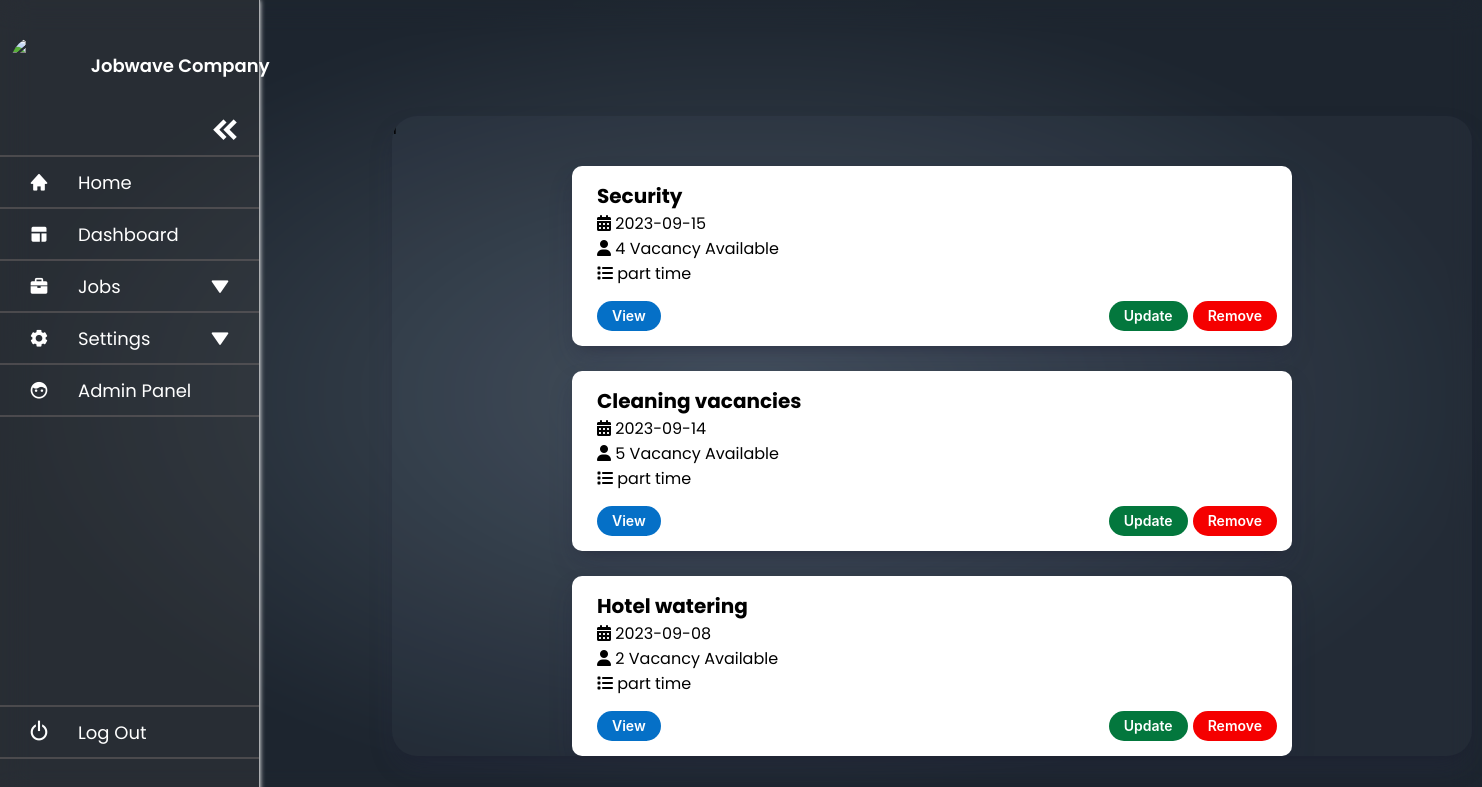
Screenshot of /job_list.php (signed in) with the database file from the repository.
### tables this page shows
CREATE TABLE `user` (
  `reg_id` int(20) NOT NULL,
  `user_name` varchar(200) NOT NULL,
  `user_type` varchar(50) NOT NULL,
  `email` varchar(250) NOT NULL,
  `phone_number` int(20) NOT NULL,
  `password` varchar(400) NOT NULL
);

CREATE TABLE `add_job` (
  `job_id` int(11) NOT NULL,
  `job_title` varchar(300) NOT NULL,
  `description` text NOT NULL,
  `num_of_vacancy` int(11) NOT NULL,
  `job_type` varchar(50) NOT NULL,
  `date` date NOT NULL,
  `time` time NOT NULL,
  `salary` decimal(10,2) NOT NULL,
  `com_id` int(11) NOT NULL,
  `post_time` datetime NOT NULL
);

### job_list.php (the view, shortened to what this page needs)
<!DOCTYPE html>
<html lang="en">
<head>
    <link rel="stylesheet" href="css/side_navigation.css">
    <link rel="stylesheet" href="css/job_list.css">
	<link href='https://unpkg.com/boxicons@2.1.4/css/boxicons.min.css' rel='stylesheet'>
    <link rel="stylesheet" href="https://cdnjs.cloudflare.com/ajax/libs/font-awesome/6.4.2/css/all.min.css">
</head>
<body>
    <?php
        include ('sidebar.php');
    ?>
    <div class="home_section">
        <div class="home_content" id="blur">
            <div style="display: flex;">
                <div class="company_ads">
                    <?php
                        echo $_SESSION['com_id'];
                        $query = "SELECT * FROM add_job WHERE com_id = $_SESSION[com_id]";
                        $result = mysqli_query($con, $query);
                        while($row = mysqli_fetch_assoc($result)){
                            $job_id = $row['job_id'];
                        ?>
                        <div class="ads">
                            <b><P class="jobtitle"><?php echo $row['job_title'];?></P></b>
                            <p><i class="fa-solid fa-calendar-days"></i> <?php echo $row['date'];?></p>
                            <p><i class="fa-solid fa-user"></i> <?php echo $row['num_of_vacancy']; ?> Vacancy Available</p>
                            <p><i class="fa-solid fa-list"></i> <?php echo $row['job_type']; ?></p>
                            <a href="job_view.php?i=<?php echo $job_id?>"><button type="8" class="buttonView" id="buttonView" role="button"  > View </button></a>
                            <a href="script.php?id=<?php echo $job_id ?>&action=delete"><button  type="button" class="buttonRemove" role="button"> Remove </button></a>
                            <a href="script.php?id=<?php echo $job_id ?>&action=update"> <button class="buttonUpdate" role="button"> Update </button></a>
                        </div>
                    <?php
                    }
                    ?>
                </div>
            </div>
        </div>
    </div>
</body>
</html>

### sidebar.php (shortened to what this page needs)
<?php
    include ('include/connection.php');
    if(isset($_SESSION['reg_id'])){
        $id = $_SESSION['reg_id'];
        $query = "SELECT work_image as image_name FROM work_profile WHERE reg_id = $id UNION ALL SELECt com_image as image_name FROM com_profile WHERE reg_id = $id";
        $query_result = mysqli_query($con, $query);
        $image_row = mysqli_fetch_assoc($query_result);
        $num_row = mysqli_num_rows($query_result);
            if($num_row > 0){
                $image_path = "uploads/$image_row[image_name]";
            }
            else{
                $image_path ="uploads/logo.png";
            }
        $user_query= "SELECT user_name, user_type FROM user WHERE reg_id = $id";
        $result = mysqli_query($con, $user_query);
        $user_row = mysqli_fetch_assoc($result);
        $user_type = $user_row['user_type'];
        $user_name = $user_row['user_name'];
        if($user_type == 'admin'){
        ?>
            <div class="sidebar">
                <div class="user_details">
                    <div class="user_img">
                        <img src="uploads/logo.png" >
                    </div>
                    <div class="data_line">
                        <span class="user_data"><?php echo $user_name ?></span>
                        <span class="user_data2">UOJ Project Group</span>
                    </div>
                </div>
                <div class="open_close">
                    <i class='bx bxs-chevrons-left icon' ></i>
                </div>
                <ul class="nav_list">
                    <li>
                        <a href="home.php">
                            <i class='bx bxs-home' ></i>
                        <span class="link_name">Home</span>
                        </a>
                        <ul class="sub_menu blank">
                            <li><a class="link_name" href="home.php">Home</a></li>
                        </ul>
                    </li>
                    <li>
                        <a href="admin_dashboard.php">
                            <i class='bx bxs-layout'></i>
                        <span class="link_name">Dashboard</span>
                        </a>
                        <ul class="sub_menu blank">
                            <li><a class="link_name" href="#">Dashboard</a></li>
                        </ul>
                    </li>
                    <li>
                        <a href="admin_company.php">
                            <i class='bx bxs-buildings'></i>
                        <span class="link_name">Company</span>
                        </a>
                        <ul class="sub_menu blank">
                            <li><a class="link_name" href="#">Company</a></li>
                        </ul>
                    </li>
                    <li>
                        <a href="admin_worker.php">
                            <i class='bx bxs-hard-hat' ></i>
                        <span class="link_name">Workers</span>
                        </a>
                        <ul class="sub_menu blank">
                            <li><a class="link_name" href="#">Workers</a></li>
                        </ul>
                    </li>
                    <li>
                        <a href="admin_jobs.php">
                            <i class='bx bxs-briefcase' ></i>
                        <span class="link_name">Jobs</span>
                        </a>
                        <ul class="sub_menu blank">
                            <li><a class="link_name" href="#">Jobs</a></li>
                        </ul>
                    </li>
                    <li>
                        <div class="iocn_link">
                        <a href="#">
                            <i class='bx bxs-envelope'></i>
                            <span class="link_name">Mails</span>
                        </a>
                        <i class='bx bxs-down-arrow arrow'></i>
                        </div>
                        <ul class="sub_menu">
                        <li><a class="link_name" href="#">Mails</a></li>
                        <li><a href="admin_company_mail.php?contact_mails">Contacts Mails</a></li>
                        <li><a href="admin_company_mail.php?com_mails">Company Mails</a></li>
                        <li><a href="admin_company_mail.php?work_mails">Worker Mails</a></li>
                        </ul>
                    </li>
                </ul>
                <div class="log">
                    <div class="iocn_link">
                        <a href="logout.php">
                            <i class='bx bx-power-off'></i>
                            <span class="link_name">Log Out</span>
                        </a>
                    </div>
                </div>
            </div>
        <?php
        }
        elseif($user_type == 'company'){
        ?>
            <div class="sidebar" id="blur2">
                <div class="user_details">
                    <div class="user_img">
                        <img src="<?php echo $image_path?>" >
                    </div>
                    <div class="data_line">
                        <span class="user_data"><?php echo $user_name ?></span>
                    </div>
                </div>
                <div class="open_close">
                    <i class='bx bxs-chevrons-left icon' ></i>
                </div>
                <ul class="nav_list">
                    <li>
                        <a href="home.php">
                            <i class='bx bxs-home' ></i>
                        <span class="link_name">Home</span>
                        </a>
                    </li>
                    <li>
                        <a href="company_dashboard.php">
                            <i class='bx bxs-layout'></i>
                        <span class="link_name">Dashboard</span>
                        </a>
                    </li>
                    <li>
                        <div class="iocn_link">
                        <a href="#">
                            <i class='bx bxs-briefcase' ></i>
                            <span class="link_name">Jobs</span>
                        </a>
                        <i class='bx bxs-down-arrow arrow'></i>
                        </div>
                    </li>
                    <li>
                        <div class="iocn_link">
                        <a href="#">
                            <i class='bx bxs-cog' ></i>
                            <span class="link_name">Settings</span>
                        </a>
                        <i class='bx bxs-down-arrow arrow'></i>
                        </div>
                    </li>
                    <li>
                        <a href="message_admin.php">
                            <i class='bx bxs-face'></i>
                        <span class="link_name">Admin Panel</span>
                        </a>
                    </li>
                </ul>
                <div class="log">
                    <div class="iocn_link">
                        <a href="logout.php">
                            <i class='bx bx-power-off'></i>
                            <span class="link_name">Log Out</span>
                        </a>
                    </div>
                </div>
            </div>
        <?php
        }
    }
    else{
        header("Location: home.php");
    }
?>

### css/side_navigation.css (style rules this page uses)
* { margin: 0; padding: 0; box-sizing: border-box; font-family: 'Poppins', sans-serif; }
body { background: radial-gradient(50.53% 50.53% at 50.23% 49.47%, #414d59 0%, #1d252f 100%); overflow: hidden; backdrop-filter: blur(15px); }
.sidebar { position: fixed; top: 0; left: 0; height: 100%; width: 260px; background: #3f3f3f56; z-index: 100; transition: all 0.5s ease; backdrop-filter: blur(8px); border-right: 1px solid rgba(255, 255, 255, 0.61); box-shadow: 0px 0px 5px 0px white; }
.sidebar .user_details { height: 100px; width: 100%; display: flex; align-items: center; }
.sidebar .user_details .user_img { position: fixed; width: 60px; height: 60px; overflow: hidden; border-radius: 50%; margin: 30px 20px 0px 10px; }
.sidebar .user_details .user_img img { height: 100%; }
.sidebar .user_details .data_line { position: relative; left: 35%; display: flex; flex-direction: column; margin-top: 30px; }
.sidebar .user_details .user_data { font-size: 18px; color: #fff; font-weight: 600; transition: all 0.6s ease; }
.sidebar .open_close i { margin-top: 5px; margin-left: 200px; height: 50px; min-width: 50px; text-align: center; line-height: 50px; color: white; font-size: 35px; cursor: pointer; transition: all 1s ease; }
.sidebar .nav_list { border-top: 2px solid rgba(111, 102, 102, 0.497); height: calc(100% - 250px); padding: 0px 0 150px 0; overflow: auto; }
.sidebar .nav_list li { position: relative; list-style: none; border-bottom: 2px solid rgba(111, 102, 102, 0.497); }
.sidebar .log i { height: 50px; min-width: 78px; text-align: center; line-height: 50px; color: white; font-size: 25px; cursor: pointer; transition: all 0.3s ease; }
.sidebar .log a { border-top: 2px solid rgba(111, 102, 102, 0.497); border-bottom: 2px solid rgba(111, 102, 102, 0.497); font-size: 18px; font-weight: 400; color: #ffffff; transition: all 0.4s ease; }
.sidebar .nav_list li .iocn_link , .sidebar .log .icon_link { display: flex; align-items: center; justify-content: space-between; }
.sidebar .nav_list li i { height: 50px; min-width: 78px; text-align: center; line-height: 50px; color: white; font-size: 20px; cursor: pointer; transition: all 0.3s ease; }
.sidebar .nav_list li a, .sidebar .log a { display: flex; align-items: center; text-decoration: none; }
.sidebar .nav_list li a .link_name { font-size: 18px; font-weight: 400; color: #ffffff; transition: all 0.4s ease; }
.home_section { position: relative; height: 100vh; left: 260px; width: calc(100% - 260px); transition: all 0.5s ease; padding: 12px; }
.home_content { height: 100%; display: flex; align-items: center; flex-wrap: wrap; }

### rows the page displays
user: user_name "Jobwave Company"
add_job: job_title "Security", date "2023-09-15", num_of_vacancy "4", job_type "part time"
add_job: job_title "Cleaning vacancies", date "2023-09-14", num_of_vacancy "5", job_type "part time"
add_job: job_title "Hotel watering", date "2023-09-08", num_of_vacancy "2", job_type "part time"

### other values shown
$_SESSION['com_id'] "1"
